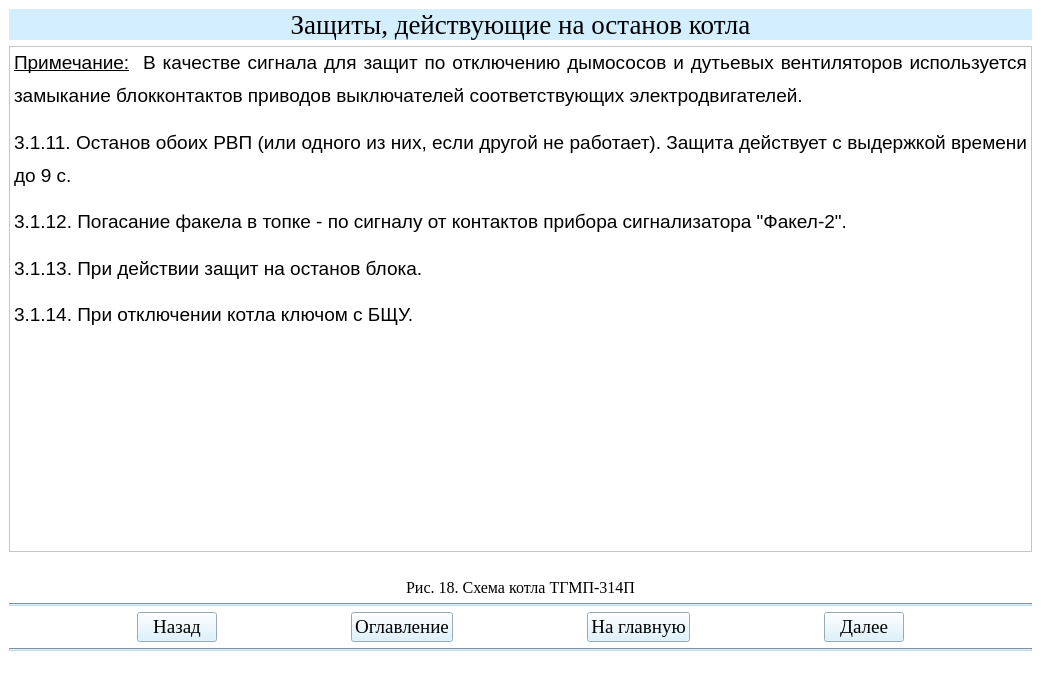
<?xml version="1.0" encoding="UTF-8"?>
<ui version="4.0">
 <class>Teoria27Window</class>
 <widget class="QMainWindow" name="Teoria27Window">
  <property name="geometry">
   <rect>
    <x>0</x>
    <y>0</y>
    <width>1041</width>
    <height>682</height>
   </rect>
  </property>
  <property name="windowTitle">
   <string>АУК</string>
  </property>
  <property name="styleSheet">
   <string notr="true">background-color: rgb(255, 255, 255);</string>
  </property>
  <widget class="QWidget" name="centralwidget">
   <layout class="QGridLayout" name="gridLayout">
    <item row="2" column="0">
     <widget class="QLabel" name="label">
      <property name="text">
       <string/>
      </property>
      <property name="pixmap">
       <pixmap>рис18.png</pixmap>
      </property>
      <property name="alignment">
       <set>Qt::AlignCenter</set>
      </property>
     </widget>
    </item>
    <item row="1" column="0">
     <widget class="QTextBrowser" name="textBrowser">
      <property name="html">
       <string>&lt;!DOCTYPE HTML PUBLIC &quot;-//W3C//DTD HTML 4.0//EN&quot; &quot;http://www.w3.org/TR/REC-html40/strict.dtd&quot;&gt;
&lt;html&gt;&lt;head&gt;&lt;meta name=&quot;qrichtext&quot; content=&quot;1&quot; /&gt;&lt;style type=&quot;text/css&quot;&gt;
p, li { white-space: pre-wrap; }
&lt;/style&gt;&lt;/head&gt;&lt;body style=&quot; font-family:'MS Shell Dlg 2'; font-size:8.25pt; font-weight:400; font-style:normal;&quot;&gt;
&lt;p align=&quot;justify&quot; style=&quot; margin-top:12px; margin-bottom:0px; margin-left:0px; margin-right:0px; -qt-block-indent:0; text-indent:0px; line-height:150%;&quot;&gt;&lt;span style=&quot; font-family:'Times New Roman,serif'; font-size:14pt; text-decoration: underline;&quot;&gt;Примечание:&lt;/span&gt;&lt;span style=&quot; font-family:'Times New Roman,serif'; font-size:14pt;&quot;&gt;  В качестве сигнала для защит по отключению дымососов и дутьевых вентиляторов используется замыкание блокконтактов приводов выключателей соответствующих электродвигателей.&lt;/span&gt;&lt;span style=&quot; font-size:8pt;&quot;&gt; &lt;/span&gt;&lt;/p&gt;
&lt;p align=&quot;justify&quot; style=&quot; margin-top:12px; margin-bottom:0px; margin-left:0px; margin-right:0px; -qt-block-indent:0; text-indent:0px; line-height:150%;&quot;&gt;&lt;span style=&quot; font-family:'Times New Roman,serif'; font-size:14pt;&quot;&gt;3.1.11. Останов обоих РВП (или одного из них, если другой не работает). Защита действует с выдержкой времени до 9 с.&lt;/span&gt;&lt;span style=&quot; font-size:8pt;&quot;&gt; &lt;/span&gt;&lt;/p&gt;
&lt;p align=&quot;justify&quot; style=&quot; margin-top:12px; margin-bottom:0px; margin-left:0px; margin-right:0px; -qt-block-indent:0; text-indent:0px; line-height:150%;&quot;&gt;&lt;span style=&quot; font-family:'Times New Roman,serif'; font-size:14pt;&quot;&gt;3.1.12. Погасание факела в топке - по сигналу от контактов прибора сигнализатора &amp;quot;Факел-2&amp;quot;.&lt;/span&gt;&lt;span style=&quot; font-size:8pt;&quot;&gt; &lt;/span&gt;&lt;/p&gt;
&lt;p align=&quot;justify&quot; style=&quot; margin-top:12px; margin-bottom:0px; margin-left:0px; margin-right:0px; -qt-block-indent:0; text-indent:0px; line-height:150%;&quot;&gt;&lt;span style=&quot; font-family:'Times New Roman,serif'; font-size:14pt;&quot;&gt;3.1.13. При действии защит на останов блока.&lt;/span&gt;&lt;span style=&quot; font-size:8pt;&quot;&gt; &lt;/span&gt;&lt;/p&gt;
&lt;p align=&quot;justify&quot; style=&quot; margin-top:12px; margin-bottom:0px; margin-left:0px; margin-right:0px; -qt-block-indent:0; text-indent:0px; line-height:150%;&quot;&gt;&lt;span style=&quot; font-family:'Times New Roman,serif'; font-size:14pt;&quot;&gt;3.1.14. При отключении котла ключом с БЩУ.&lt;/span&gt;&lt;span style=&quot; font-size:8pt;&quot;&gt; &lt;/span&gt;&lt;/p&gt;&lt;/body&gt;&lt;/html&gt;</string>
      </property>
     </widget>
    </item>
    <item row="0" column="0">
     <widget class="QLabel" name="label_3">
      <property name="font">
       <font>
        <family>Times New Roman</family>
        <pointsize>20</pointsize>
       </font>
      </property>
      <property name="styleSheet">
       <string notr="true">background-color: rgb(211, 239, 255);</string>
      </property>
      <property name="text">
       <string>Защиты, действующие на останов котла</string>
      </property>
      <property name="alignment">
       <set>Qt::AlignCenter</set>
      </property>
     </widget>
    </item>
    <item row="5" column="0">
     <layout class="QHBoxLayout" name="horizontalLayout">
      <item>
       <spacer name="horizontalSpacer_2">
        <property name="orientation">
         <enum>Qt::Horizontal</enum>
        </property>
        <property name="sizeHint" stdset="0">
         <size>
          <width>40</width>
          <height>20</height>
         </size>
        </property>
       </spacer>
      </item>
      <item>
       <widget class="QPushButton" name="btn_return27">
        <property name="sizePolicy">
         <sizepolicy hsizetype="Minimum" vsizetype="Fixed">
          <horstretch>0</horstretch>
          <verstretch>0</verstretch>
         </sizepolicy>
        </property>
        <property name="font">
         <font>
          <family>Times New Roman</family>
          <pointsize>14</pointsize>
          <weight>50</weight>
          <bold>false</bold>
         </font>
        </property>
        <property name="styleSheet">
         <string notr="true">background-color: rgb(211, 239, 255);
color: rgb(0, 0, 0);</string>
        </property>
        <property name="text">
         <string>Назад</string>
        </property>
       </widget>
      </item>
      <item>
       <spacer name="horizontalSpacer_5">
        <property name="orientation">
         <enum>Qt::Horizontal</enum>
        </property>
        <property name="sizeHint" stdset="0">
         <size>
          <width>40</width>
          <height>20</height>
         </size>
        </property>
       </spacer>
      </item>
      <item>
       <widget class="QPushButton" name="btn_oglavlenie27">
        <property name="font">
         <font>
          <family>Times New Roman</family>
          <pointsize>14</pointsize>
         </font>
        </property>
        <property name="styleSheet">
         <string notr="true">background-color: rgb(211, 239, 255);
color: rgb(0, 0, 0);</string>
        </property>
        <property name="text">
         <string>Оглавление</string>
        </property>
       </widget>
      </item>
      <item>
       <spacer name="horizontalSpacer">
        <property name="orientation">
         <enum>Qt::Horizontal</enum>
        </property>
        <property name="sizeHint" stdset="0">
         <size>
          <width>40</width>
          <height>20</height>
         </size>
        </property>
       </spacer>
      </item>
      <item>
       <widget class="QPushButton" name="btn_glavnaya27">
        <property name="font">
         <font>
          <family>Times New Roman</family>
          <pointsize>14</pointsize>
          <weight>50</weight>
          <bold>false</bold>
         </font>
        </property>
        <property name="styleSheet">
         <string notr="true">background-color: rgb(211, 239, 255);
color: rgb(0, 0, 0);</string>
        </property>
        <property name="text">
         <string>На главную</string>
        </property>
       </widget>
      </item>
      <item>
       <spacer name="horizontalSpacer_3">
        <property name="orientation">
         <enum>Qt::Horizontal</enum>
        </property>
        <property name="sizeHint" stdset="0">
         <size>
          <width>40</width>
          <height>20</height>
         </size>
        </property>
       </spacer>
      </item>
      <item>
       <widget class="QPushButton" name="btn_dalee27">
        <property name="font">
         <font>
          <family>Times New Roman</family>
          <pointsize>14</pointsize>
          <weight>50</weight>
          <bold>false</bold>
         </font>
        </property>
        <property name="styleSheet">
         <string notr="true">background-color: rgb(211, 239, 255);
color: rgb(0, 0, 0);</string>
        </property>
        <property name="text">
         <string>Далее</string>
        </property>
       </widget>
      </item>
      <item>
       <spacer name="horizontalSpacer_4">
        <property name="orientation">
         <enum>Qt::Horizontal</enum>
        </property>
        <property name="sizeHint" stdset="0">
         <size>
          <width>40</width>
          <height>20</height>
         </size>
        </property>
       </spacer>
      </item>
     </layout>
    </item>
    <item row="4" column="0">
     <widget class="Line" name="line">
      <property name="styleSheet">
       <string notr="true">background-color: rgb(191, 216, 230);</string>
      </property>
      <property name="orientation">
       <enum>Qt::Horizontal</enum>
      </property>
     </widget>
    </item>
    <item row="6" column="0">
     <widget class="Line" name="line_2">
      <property name="styleSheet">
       <string notr="true">background-color: rgb(191, 216, 230);</string>
      </property>
      <property name="orientation">
       <enum>Qt::Horizontal</enum>
      </property>
     </widget>
    </item>
    <item row="3" column="0">
     <widget class="QLabel" name="label_2">
      <property name="font">
       <font>
        <family>Times New Roman</family>
        <pointsize>12</pointsize>
       </font>
      </property>
      <property name="text">
       <string>Рис. 18. Схема котла ТГМП-314П</string>
      </property>
      <property name="alignment">
       <set>Qt::AlignCenter</set>
      </property>
     </widget>
    </item>
   </layout>
  </widget>
  <widget class="QStatusBar" name="statusbar"/>
 </widget>
 <resources/>
 <connections/>
</ui>
